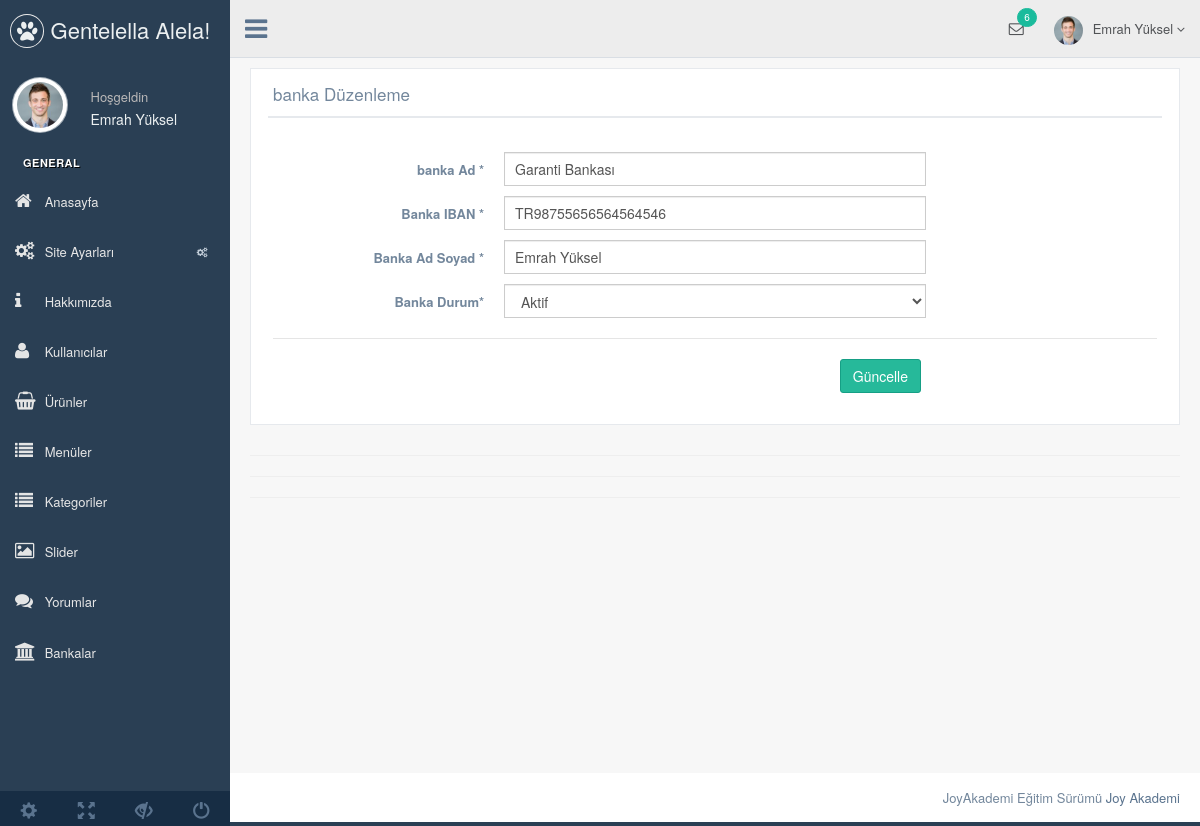
Page /nedmin/production/banka-duzenle.php?banka_id=1 (signed in) on the committed database.
### tables this page shows
CREATE TABLE IF NOT EXISTS `kullanici` (
  `kullanici_id` int(11) NOT NULL AUTO_INCREMENT,
  `kullanici_zaman` datetime NOT NULL DEFAULT CURRENT_TIMESTAMP,
  `kullanici_resim` varchar(250) NOT NULL,
  `kullanici_tc` varchar(50) NOT NULL,
  `kullanici_ad` varchar(50) NOT NULL,
  `kullanici_mail` varchar(100) NOT NULL,
  `kullanici_gsm` varchar(50) NOT NULL,
  `kullanici_password` varchar(50) NOT NULL,
  `kullanici_adsoyad` varchar(50) NOT NULL,
  `kullanici_adres` varchar(250) NOT NULL,
  `kullanici_il` varchar(100) NOT NULL,
  `kullanici_ilce` varchar(100) NOT NULL,
  `kullanici_unvan` varchar(100) NOT NULL,
  `kullanici_yetki` varchar(50) NOT NULL,
  `kullanici_durum` int(1) NOT NULL DEFAULT '1',
  PRIMARY KEY (`kullanici_id`)
);

CREATE TABLE IF NOT EXISTS `banka` (
  `banka_id` int(11) NOT NULL AUTO_INCREMENT,
  `banka_ad` varchar(50) NOT NULL,
  `banka_iban` varchar(50) NOT NULL,
  `banka_hesapadsoyad` varchar(50) NOT NULL,
  `banka_durum` enum('0','1') NOT NULL DEFAULT '0',
  PRIMARY KEY (`banka_id`)
);

### nedmin/production/banka-duzenle.php (the view, shortened to what this page needs)
<?php
include 'header.php';
$bankasor=$db->prepare("SELECT * FROM banka where banka_id=:id");
$bankasor->execute(array(
  'id' => $_GET['banka_id']
  ));
$bankacek=$bankasor->fetch(PDO::FETCH_ASSOC);
?>
<div class="right_col" role="main">
  <div class="">
    <div class="row">
      <div class="col-md-12 col-sm-12 col-xs-12">
        <div class="x_panel">
          <div class="x_title">
            <h2>banka Düzenleme </h2>
            <div class="clearfix"></div>
          </div>
          <div class="x_content">
            <br />
            <form action="../netting/islem.php" method="POST" id="demo-form2" data-parsley-validate class="form-horizontal form-label-left">
              <div class="form-group">
                <label class="control-label col-md-3 col-sm-3 col-xs-12" for="first-name">banka Ad <span class="required">*</span>
                </label>
                <div class="col-md-6 col-sm-6 col-xs-12">
                  <input type="text" id="first-name" name="banka_ad" value="<?php echo $bankacek['banka_ad'] ?>" required="required" class="form-control col-md-7 col-xs-12">
                </div>
              </div>
               <div class="form-group">
                <label class="control-label col-md-3 col-sm-3 col-xs-12" for="first-name">Banka IBAN <span class="required">*</span>
                </label>
                <div class="col-md-6 col-sm-6 col-xs-12">
                  <input type="text" id="first-name" name="banka_iban" value="<?php echo $bankacek['banka_iban'] ?>" required="required" class="form-control col-md-7 col-xs-12">
                </div>
              </div>
              <div class="form-group">
                <label class="control-label col-md-3 col-sm-3 col-xs-12" for="first-name">Banka Ad Soyad <span class="required">*</span>
                </label>
                <div class="col-md-6 col-sm-6 col-xs-12">
                  <input type="text" id="first-name" name="banka_hesapadsoyad" value="<?php echo $bankacek['banka_hesapadsoyad'] ?>" required="required" class="form-control col-md-7 col-xs-12">
                </div>
              </div>
            <div class="form-group">
              <label class="control-label col-md-3 col-sm-3 col-xs-12" for="first-name">Banka Durum<span class="required">*</span>
              </label>
              <div class="col-md-6 col-sm-6 col-xs-12">
               <select id="heard" class="form-control" name="banka_durum" required>
                  <option value="1" <?php echo $bankacek['banka_durum'] == '1' ? 'selected=""' : ''; ?>>Aktif</option>
                 </select>
               </div>
             </div>
             <div class="ln_solid"></div>
             <div class="form-group">
              <div align="right" class="col-md-6 col-sm-6 col-xs-12 col-md-offset-3">
                <button type="submit" name="bankaduzenle" class="btn btn-success">Güncelle</button>
              </div>
            </div>
          </form>
        </div>
      </div>
    </div>
  </div>
  <hr>
  <hr>
  <hr>
</div>
</div>
<?php include 'footer.php'; ?>

### nedmin/production/header.php (shortened to what this page needs)
<?php
include '../netting/baglan.php';
$kullanicisor=$db->prepare("SELECT * FROM kullanici where kullanici_mail=:mail");
$kullanicisor->execute(array(
  'mail' => $_SESSION['kullanici_mail']
  ));
$kullanicicek=$kullanicisor->fetch(PDO::FETCH_ASSOC);
?>
<!DOCTYPE html>
<html lang="en">
<head>
  <link href="../vendors/bootstrap/dist/css/bootstrap.min.css" rel="stylesheet">
  <link href="../vendors/font-awesome/css/font-awesome.min.css" rel="stylesheet">
  <link href="../vendors/nprogress/nprogress.css" rel="stylesheet">
  <link href="../vendors/iCheck/skins/flat/green.css" rel="stylesheet">
  <link href="../vendors/datatables.net-bs/css/dataTables.bootstrap.min.css" rel="stylesheet">
  <link href="../vendors/datatables.net-buttons-bs/css/buttons.bootstrap.min.css" rel="stylesheet">
  <link href="../vendors/datatables.net-fixedheader-bs/css/fixedHeader.bootstrap.min.css" rel="stylesheet">
  <link href="../vendors/datatables.net-responsive-bs/css/responsive.bootstrap.min.css" rel="stylesheet">
  <link href="../vendors/datatables.net-scroller-bs/css/scroller.bootstrap.min.css" rel="stylesheet">
  <link href="../vendors/dropzone/dist/min/dropzone.min.css" rel="stylesheet">
  <link href="../build/css/custom.min.css" rel="stylesheet">
</head>
<body class="nav-md">
  <div class="container body">
    <div class="main_container">
      <div class="col-md-3 left_col">
        <div class="left_col scroll-view">
          <div class="navbar nav_title" style="border: 0;">
            <a href="index.html" class="site_title"><i class="fa fa-paw"></i> <span>Gentelella Alela!</span></a>
          </div>
          <div class="profile clearfix">
            <div class="profile_pic">
              <img src="images/img.jpg" alt="..." class="img-circle profile_img">
            </div>
            <div class="profile_info">
              <span>Hoşgeldin</span>
              <h2><?php echo $kullanicicek['kullanici_adsoyad'] ?></h2>
            </div>
          </div>
          <br />
          <div id="sidebar-menu" class="main_menu_side hidden-print main_menu">
            <div class="menu_section">
              <h3>General</h3>
              <ul class="nav side-menu">
                <li><a href="index.php"><i class="fa fa-home"></i> Anasayfa </a></li>
                <li><a><i class="fa fa-cogs"></i> Site Ayarları <span class="fa fa-cogs"></span></a>
             </li>
             <li><a href="hakkimizda.php"><i class="fa fa-info"></i> Hakkımızda </a></li>
             <li><a href="kullanici.php"><i class="fa fa-user"></i> Kullanıcılar </a></li>
             <li><a href="urun.php"><i class="fa fa-shopping-basket"></i> Ürünler </a></li>
             <li><a href="menu.php"><i class="fa fa-list"></i> Menüler </a></li>
             <li><a href="kategori.php"><i class="fa fa-list"></i> Kategoriler </a></li>
             <li><a href="slider.php"><i class="fa fa-image"></i> Slider </a></li>
             <li><a href="yorum.php"><i class="fa fa-comments"></i> Yorumlar </a></li>
             <li><a href="banka.php"><i class="fa fa-bank"></i> Bankalar </a></li>
           </ul>
         </div>
       </div>
       <div class="sidebar-footer hidden-small">
        <a data-toggle="tooltip" data-placement="top" title="Settings">
          <span class="glyphicon glyphicon-cog" aria-hidden="true"></span>
        </a>
        <a data-toggle="tooltip" data-placement="top" title="FullScreen">
          <span class="glyphicon glyphicon-fullscreen" aria-hidden="true"></span>
        </a>
        <a data-toggle="tooltip" data-placement="top" title="Lock">
          <span class="glyphicon glyphicon-eye-close" aria-hidden="true"></span>
        </a>
        <a data-toggle="tooltip" data-placement="top" title="Logout">
          <span class="glyphicon glyphicon-off" aria-hidden="true"></span>
        </a>
      </div>
    </div>
  </div>
  <div class="top_nav">
    <div class="nav_menu">
      <nav>
        <div class="nav toggle">
          <a id="menu_toggle"><i class="fa fa-bars"></i></a>
        </div>
        <ul class="nav navbar-nav navbar-right">
          <li class="">
            <a href="javascript:;" class="user-profile dropdown-toggle" data-toggle="dropdown" aria-expanded="false">
              <img src="images/img.jpg" alt=""><?php echo $kullanicicek['kullanici_adsoyad'] ?>
              <span class=" fa fa-angle-down"></span>
            </a>
          </li>
          <li role="presentation" class="dropdown">
            <a href="javascript:;" class="dropdown-toggle info-number" data-toggle="dropdown" aria-expanded="false">
              <i class="fa fa-envelope-o"></i>
              <span class="badge bg-green">6</span>
            </a>
          </li>
        </ul>
      </nav>
    </div>
  </div>

### rows in the picture
kullanici: kullanici_adsoyad "Emrah Yüksel"
banka: banka_ad "Garanti Bankası", banka_iban "TR98755656564564546", banka_hesapadsoyad "Emrah Yüksel", banka_durum "Aktif"
